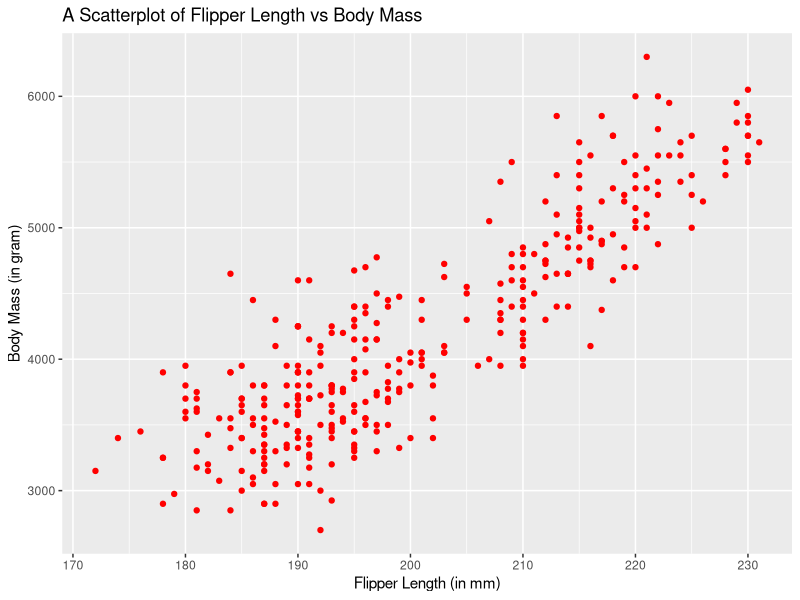
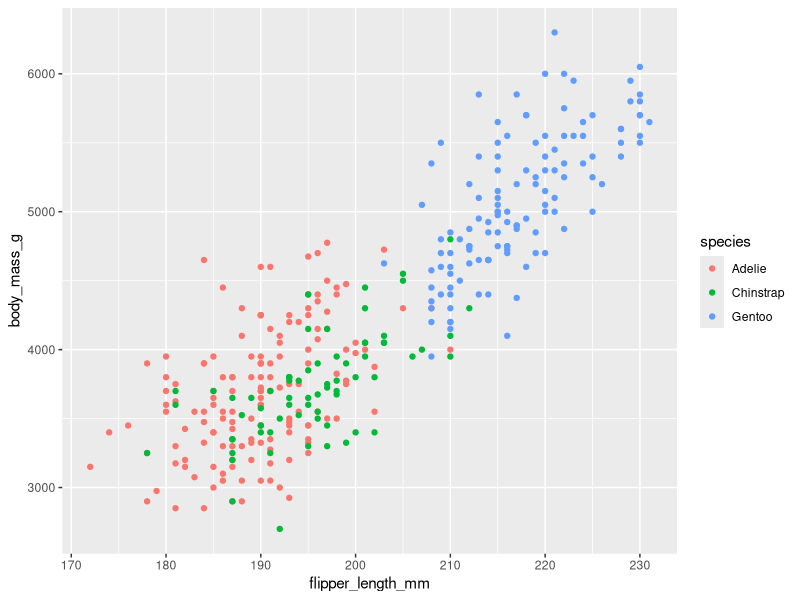
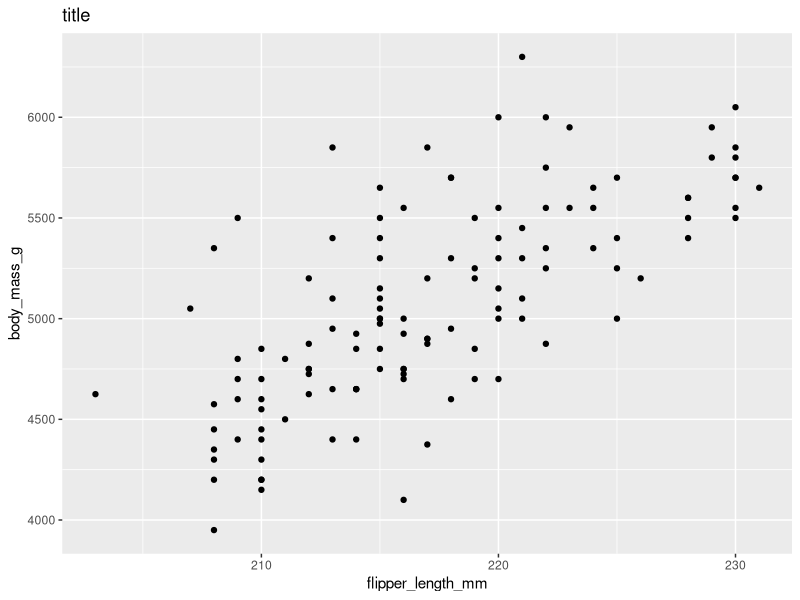

Source code (R) for these figures, in order:
## ---- chunk 1
knitr::opts_chunk$set(echo = TRUE)
rm(list = ls())
## ---- chunk 2
library(tidyverse)
library(palmerpenguins)
head(penguins,5)
## ---- chunk 3
ggplot(penguins, aes(x = flipper_length_mm, y = body_mass_g)) +
  geom_point(colour = "red") +
  labs(x = "Flipper Length (in mm)", y = "Body Mass (in gram)", title = "A Scatterplot of Flipper Length vs Body Mass")
## ---- chunk 4
ggplot(penguins, aes(x = flipper_length_mm, y = body_mass_g, color = species)) +
  geom_point(xlab = "Flipper Length (in mm)", ylab = "Body Mass (in gram)", title = "A Scatterplot of Flipper Length vs Body Mass across Species")
## ---- chunk 5
gentoo <- penguins %>%
  filter(species == "Gentoo")

ggplot(gentoo, aes(x = flipper_length_mm, y = body_mass_g, xlab = "Flipper Length (in mm)", ylab = "Body Mass (in gram)", title = "A Scatterplot of Flipper Length vs Body Mass of Gentoo penguins")) +
  geom_point()
## ---- chunk 6
cor(gentoo$flipper_length_mm, gentoo$body_mass_g, use = "complete.obs")
## ---- chunk 7
gentoo_result <- lm(body_mass_g ~ flipper_length_mm, data = gentoo)
summary(gentoo_result)
## ---- chunk 8
y_hat = -6787.281 + 54.623 * 220
y_hat
## ---- chunk 9
gentoo.anova.tab <- anova(gentoo_result)
gentoo.anova.tab

SST <- sum(gentoo.anova.tab$"Sum Sq")
SSR <- gentoo.anova.tab$"Sum Sq"[1]
SSres <- gentoo.anova.tab$"Sum Sq"[2]

r_2 <- SSR / SST
r_2
## ---- chunk 10
f_statistic <- gentoo.anova.tab$`F value`[1] 
round(f_statistic, 2)
## ---- chunk 11
qf(0.975, 1, (nrow(gentoo) -2)) # CRITICAL VALUE
## ---- chunk 12
confint(gentoo_result, level = 0.95)
## ---- chunk 13
gentooData <- data.frame(flipper_length_mm = 200)

predict(gentoo_result, gentooData, level = 0.95, interval = "confidence")
## ---- chunk 14
predict(gentoo_result, gentooData, level = 0.95, interval = "prediction")
## ---- chunk 15
critical_value <- qt(0.95, nrow(gentoo) - 2) # ONE-SIDED TEST
critical_value

t_statistic <- (54.623 - 50) / 5.028
t_statistic

p_value <- 1 - pt(t_statistic, nrow(gentoo) - 2)
p_value
